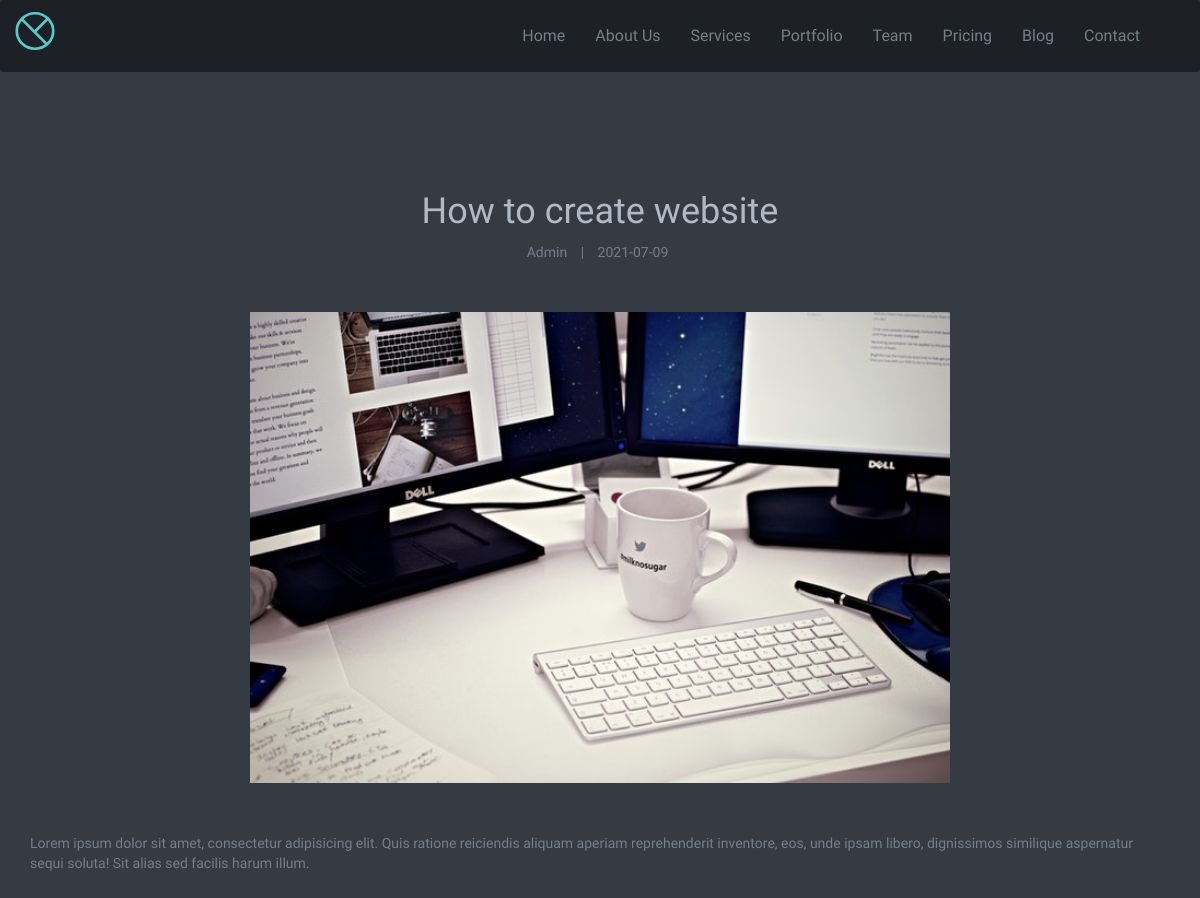
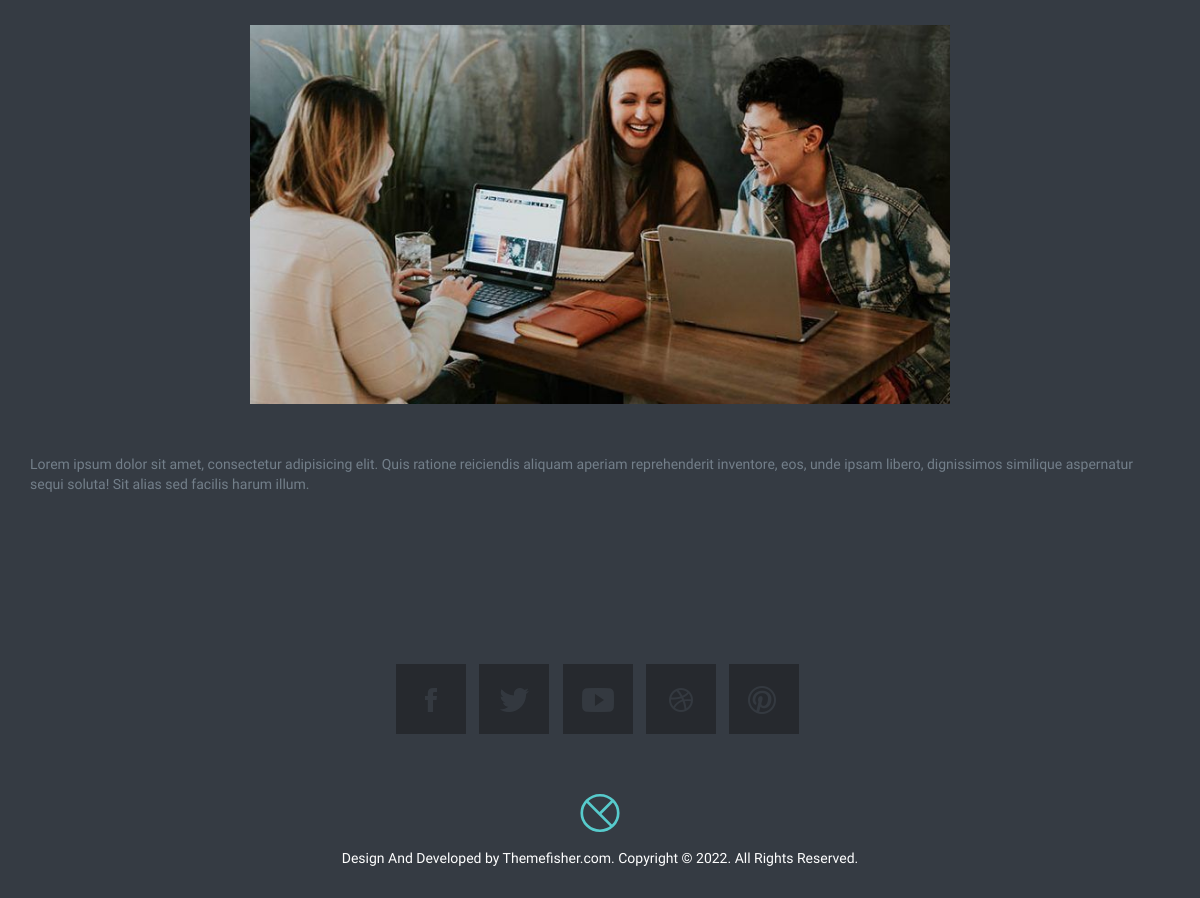
The page /blog-single.php?id=1 on the database its author committed (2 pictures, top to bottom).
### tables this page shows
CREATE TABLE `blog` (
  `id` int(10) NOT NULL,
  `blog_title` varchar(50) NOT NULL,
  `author_name` varchar(30) NOT NULL,
  `featured_image` varchar(300) NOT NULL,
  `primary_content` varchar(2000) NOT NULL,
  `secondary_image` varchar(300) NOT NULL,
  `secondary_content` varchar(2000) NOT NULL,
  `date` varchar(30) NOT NULL
);

### config/function.php (called while the page is built, shortened)
<?php
function getBlogByID($id){
    $conn=getConnection();
    $sql="select * from blog where id='$id'";
	$result = mysqli_query($conn, $sql);
    $row = mysqli_fetch_assoc($result);
    return $row;
}
?>

### blog-single.php (the view, shortened to what this page needs)
<?php
  include 'config/function.php';
  	$id=$_REQUEST['id'];
	$blog=getBlogByID($id);
	$title=$blog['blog_title'];
	$author_name=$blog['author_name'];
	$featured_image=$blog['featured_image'];
	$primary_content=$blog['primary_content'];
	$secondary_image=$blog['secondary_image'];
	$secondary_content=$blog['secondary_content'];
	$date=$blog['date'];
?>
<!DOCTYPE html>
<html class="no-js">
<head>
	<link rel="stylesheet" href="plugins/themefisher-font/style.css">
	<link rel="stylesheet" href="plugins/bootstrap/dist/css/bootstrap.min.css">
	<link rel="stylesheet" href="plugins/animate-css/animate.css">
	<link rel="stylesheet" href="plugins/magnific-popup/dist/magnific-popup.css">
	<link rel="stylesheet" href="plugins/slick-carousel/slick/slick.css">
	<link rel="stylesheet" href="plugins/slick-carousel/slick/slick-theme.css">
	<link rel="stylesheet" href="css/style.css">
</head>
<body id="body" data-spy="scroll" data-target=".navbar" data-offset="50">
  <header id="navigation" class="navbar navigation">
    <div class="container">
      <div class="navbar-header">
        <a class="navbar-brand logo" href="index.php">
        </a>
      </div>
      <nav class="collapse navbar-collapse navbar-right" role="Navigation">
        <ul id="nav" class="nav navbar-nav navigation-menu">
          <li><a data-scroll href="index.php#body">Home</a></li>
          <li><a data-scroll href="index.php#about">About Us</a></li>
          <li><a data-scroll href="index.php#services">Services</a></li>
          <li><a data-scroll href="index.php#portfolio">Portfolio</a></li>
          <li><a data-scroll href="index.php#our-team">Team</a></li>
          <li><a data-scroll href="index.php#pricing">Pricing</a></li>
          <li><a data-scroll href="index.php#blog">Blog</a></li>
          <li><a data-scroll href="index.php#contact-us">Contact</a></li>
        </ul>
      </nav>
    </div>
  </header>
<section class="section">
    <div class="container">
        <div class="row">
            <div class="col-lg-12 text-center">
                <h1><?=$title?></h1>
                <ul class="list-inline mb-50">
                    <li class="list-inline-item"><?=$author_name?></li>
					<li>|</li>
                    <li class="list-inline-item"><?=$date?></li>
                </ul>
                <img class="img-fluid mb-50" src="images/blog/<?=$featured_image?>" alt="blog-image">
            </div>
            <div class="col-lg-12">
                <p><?=$primary_content?></p>
                <div class="text-center"  style="margin-top: 50px;">
                    <img class="img-fluid mb-50" src="images/blog/<?=$secondary_image ?>" alt="image">
                </div>
                <p><?=$secondary_content ?></p>
            </div>
        </div>
    </div>
</section>
<footer id="footer" class="bg-one">
	<div class="container">
		<div class="row wow fadeInUp" data-wow-duration="500ms">
			<div class="col-lg-12">
				<div class="social-icon">
					<ul class="list-inline">
						<li><a href="https://facebook.com/themefisher"><i class="tf-ion-social-facebook"></i></a></li>
						<li><a href="https://twitter.com/themefisher"><i class="tf-ion-social-twitter"></i></a></li>
						<li><a href="https://www.youtube.com/channel/UCx9qVW8VF0LmTi4OF2F8YdA"><i class="tf-ion-social-youtube"></i></a></li>
						<li><a href="https://dribbble.com/themefisher"><i class="tf-ion-social-dribbble-outline"></i></a></li>
						<li><a href="https://pinterest.com/themefisher"><i class="tf-ion-social-pinterest-outline"></i></a></li>
					</ul>
				</div>
				<div class="copyright text-center">
					<a href="index.php">
					</a>
					<br />
					<p>Design And Developed by <a href="http://www.themefisher.com">Themefisher.com</a>. Copyright
						&copy; . All Rights Reserved.</p>
				</div>
			</div>
		</div>
	</div>
</footer>
    </body>
</html>

### css/style.css (style rules this page uses)
html { background-color: #353b43; color: #737f8a; }
body { background-color: #353b43; font-family: "Anaheim", sans-serif; color: #737f8a; -webkit-font-smoothing: antialiased; }
h1, h2, h3, h4, h5, h6 { font-weight: 400; font-family: "Quattrocento Sans", sans-serif; color: #afbac4; }
p { font-family: "Quattrocento Sans", sans-serif; }
ol, ul { margin: 0; padding: 0; list-style: none; }
a { color: #fff; transition: all .3s ease-in 0s; }
a, a:focus, a:hover { text-decoration: none; outline: 0; }
.bg-one { background-color: #353b43; }
a { transition: all .2s ease-in 0s; }
.section { padding: 100px 0; }
.mb-50 { margin-bottom: 50px; }
.logo { margin-top: 10px; display: inline-block; }
.navigation { background-color: #1d2024; width: 100%; z-index: 99; margin-bottom: 0; padding: 10px; }
.navigation .logo { padding: 0; height: auto; margin-top: 0; }
.navigation .navigation-menu li a { font-size: 16px; color: #737f8a; }
.social-icon { padding: 60px 0 35px; }
.social-icon ul { text-align: center; }
.social-icon ul li { margin-bottom: 4px; }
.social-icon ul li a { background-color: #26292e; border: 1px solid transparent; display: block; height: 70px; width: 70px; -webkit-transform: rotateY(180deg); transform: rotateY(180deg); transition: all 400ms ease-out 0s; }
.social-icon ul li a i { color: #55606a; display: inline-block; font-size: 32px; line-height: 70px; margin: 0; opacity: 0.3; filter: alpha(opacity=30); -webkit-transform: rotateY(180deg); transform: rotateY(180deg); transition: all 400ms ease-out 0s; }
.copyright { padding: 20px 0; color: #fff; }
.copyright p { margin-top: 10px; }

### blog-single.php (style rules this page uses)
.img-fluid { width: 700px; }

### rows shown on the page
blog: blog_title "How to create website", author_name "Admin", date "2021-07-09", featured_image (picture), primary_content "Lorem ipsum dolor sit amet, consectetur adipisicing elit. Quis ratione reiciendis aliquam aperiam reprehenderit inventore, eos, unde ipsam libero, dignissimos similique aspernatur sequi soluta! Sit alias sed facilis harum illum.", secondary_image (picture), secondary_content "Lorem ipsum dolor sit amet, consectetur adipisicing elit. Quis ratione reiciendis aliquam aperiam reprehenderit inventore, eos, unde ipsam libero, dignissimos similique aspernatur sequi soluta! Sit alias sed facilis harum illum."
